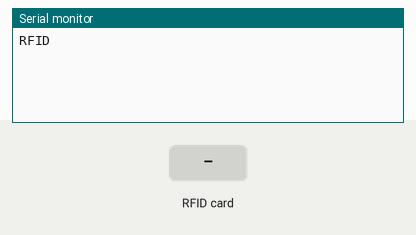
A sketch run on a simulated Arduino Uno, built with avr-gcc and run on an emulated ATmega328P. Shown: the last lines printed to the serial monitor. The test bench sets the inputs (shaded band).

Above: at 1.2 s.
1.3 s: RFID card A7 D3 91 00 E5 held to the reader
At 2.0 s:
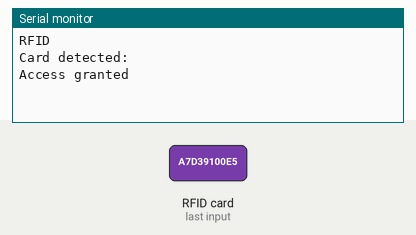
2.8 s: RFID card 5E 7A 19 C4 held to the reader
At 3.4 s:
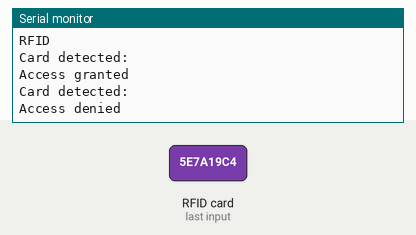

The sketch:

RFID_Working.ino
```cpp
/*
PINOUT:
RC522 MODULE    Uno/Nano     MEGA
SDA             D10          D9
SCK             D13          D52
MOSI            D11          D51
MISO            D12          D50
IRQ             N/A          N/A
GND             GND          GND
RST             D9           D8
3.3V            3.3V         3.3V
*/
/* Include the standard Arduino SPI library */
#include <SPI.h>
/* Include the RFID library */
#include <RFID.h>


/* Define the DIO used for the SDA (SS) and RST (reset) pins. */
#define SDA_DIO 10
#define RESET_DIO 8
/* Create an instance of the RFID library */
RFID RC522(SDA_DIO, RESET_DIO);

void setup()
{
  Serial.begin(9600);
  /* Enable the SPI interface */
  SPI.begin();
  /* Initialise the RFID reader */
  RC522.init();
  Serial.println("RFID");

}

void loop()
{
  /* Has a card been detected? */
  if (RC522.isCard()){
    String cardUID = "";  // Variable to store the UID as a hex string
    /* If so then get its serial number */
    RC522.readCardSerial();
    Serial.println("Card detected:");

    for(int i=0;i<5;i++){
       if (RC522.serNum[i] < 0x10) {
        cardUID += "0";  // Ensure two-digit format
       }
       //Serial.print(RC522.serNum[i],DEC);
       //Serial.print(RC522.serNum[i],HEX); //to print card detail in Hexa Decimal format
       cardUID += String(RC522.serNum[i], HEX);  // Convert to hex
    }
    cardUID.toUpperCase();
    //Serial.println(cardUID.substring(0));  // Print the stored UID
    if (cardUID.substring(0) == "A7D39100E5") {  // Example authorized card UID
      Serial.println("Access granted");
    } else {
      Serial.println("Access denied");
    }
  }
  delay(100);
}
```

Measured:
- after the input at 1.3 s, the serial monitor: prints a new line at once (image 1)
- after the input at 2.8 s, the serial monitor: prints a new line after 0.13 s (image 2)
